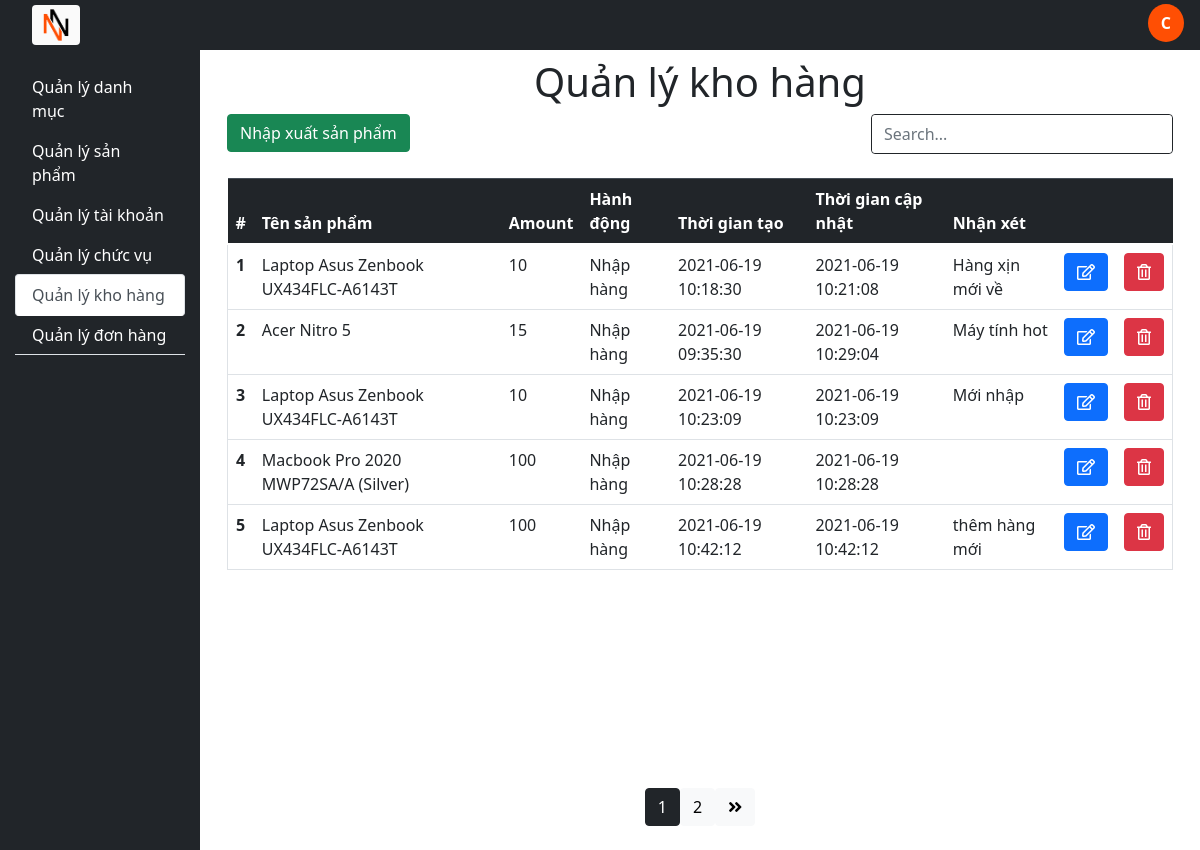
Page /stock (signed in) on the committed database.
### tables this page shows
CREATE TABLE `stock` (
  `id_stock` int NOT NULL AUTO_INCREMENT,
  `id_product` int NOT NULL,
  `amount` int NOT NULL,
  `action` varchar(10) NOT NULL,
  `created_time` datetime NOT NULL,
  `update_time` datetime NOT NULL,
  `report` text,
  PRIMARY KEY (`id_stock`),
  KEY `fk_stock` (`id_product`),
  CONSTRAINT `fk_stock` FOREIGN KEY (`id_product`) REFERENCES `product` (`id_product`)
);

CREATE TABLE `product` (
  `id_product` int NOT NULL AUTO_INCREMENT,
  `tenSanPham` varchar(200) NOT NULL,
  `thumnail` varchar(200) NOT NULL,
  `price` float NOT NULL,
  `id_category` int NOT NULL,
  `discount` smallint DEFAULT '0',
  `created_time` datetime NOT NULL,
  `update_time` datetime NOT NULL,
  `moTaSanPham` text,
  PRIMARY KEY (`id_product`),
  KEY `fk_category` (`id_category`),
  CONSTRAINT `fk_category` FOREIGN KEY (`id_category`) REFERENCES `category` (`id_category`)
);

### controllers/BaseController.php (called while the page is built, shortened)
<?php
class BaseController
{
    protected function loadView($viewpath, array $data = [])
    {
        return require(self::VIEW_FOLDER_NAME . '/' . str_replace('.', '/', $viewpath) . '.php');
    }
    protected function removeSpecialCharacter($str)
    {
        $str = str_replace('\\', '\\\\', $str);
        $str = str_replace('\'', '\\\'', $str);
        return $str;
    }
    protected function getGet($key)
    {
        $value = '';
        return $this->removeSpecialCharacter($value);
    }
}

### index.php (called while the page is built, shortened)
<?php
require_once("./core/Database.php");
require_once("./models/BaseModel.php");
require_once("./controllers/BaseController.php");
$actionName = $_REQUEST['action'] ?? 'index';
$controllerObject = new $controllerName;
$controllerObject->$actionName();

### core/Database.php (called while the page is built, shortened)
<?php
class Database
{
	public function connect(){
		$connect = mysqli_connect(self::HOST, self::USER, self::PASSWORD, self::DATABASE);
		mysqli_set_charset($connect, "utf8");
		if(mysqli_connect_errno() === 0){
			return $connect;
		}
		return false;
	}
}

### models/BaseModel.php (called while the page is built, shortened)
<?php
class BaseModel extends Database
{
    protected $connect;
    public function __construct()
    {
        $this->connect = $this->connect();
    }
    public function select($table, $select = ['*'], $orderBys = [])
    {
        $columns = implode(',', $select);
        $orderByString = implode(' ', $orderBys);
        if ($orderByString) {
            $sql = "SELECT ${columns} FROM ${table} ORDER BY ${orderByString}";
        } else {
            $sql = "SELECT ${columns} FROM ${table}";
        }
        $query = $this->_query($sql);
        $data = [];
        if ($query != null) {
            while ($row = mysqli_fetch_array($query, 1)) {
                $data[] = $row;
            }
        }
        return $data;
    }
    public function innerjoinPaging($table, $table1, $select = [''], $select1 = [''], $id, $limit, $page)
    {
        $firstIndex = ($page - 1) * $limit;
        $unite = [];
        $unite1 = [];
        for ($i = 0; $i < count($select); $i++) {
            $unite[] = $table . '.' . $select[$i];
        }
        for ($i = 0; $i < count($select1); $i++) {
            $unite1[] = $table1 . '.' . $select1[$i];
        }
        $final = implode(",", $unite);
        $final1 = implode(",", $unite1);
        $sql = "SELECT ${final}, ${final1} FROM ${table} INNER JOIN ${table1} ON ${table}.$id = ${table1}.$id LIMIT ${firstIndex} , ${limit}";
        $query = $this->_query($sql);
        $data = [];
        if ($query != null) {
            while ($row = mysqli_fetch_array($query, 1)) {
                $data[] = $row;
            }
        }
        return $data;
    }
    public function _query($sql)
    {
        return mysqli_query($this->connect, $sql);
    }
}

### models/StockModel.php (called while the page is built, shortened)
<?php
class StockModel extends BaseModel
{
    public function selectAllStock($select = ['*'], $orderBys = [])
    {
        return $this->select(self::TABLE, $select, $orderBys);
    }
    public function selectStockJoinPaging($select = [''], $select1 = [''], $id, $limit, $page)
    {
        return $this->innerjoinPaging(self::TABLE, self::TABLE_JOIN, $select, $select1, $id, $limit, $page);
    }
}

### views/front/stocks/index.php (the view)
<main class="col-10 position-relative">
	<center class="mt-2"><h1>Quản lý kho hàng</h1></center>
	<section>
		<div class="d-flex mt-2">
			<div class="container-fluid">
				<a href="stock&action=add" ><button class="btn btn-success">Nhập xuất sản phẩm</button></a>
			</div>
			<div class="container-fluid w-50">
				<div class="d-flex border border-dark rounded">
					<input class="form-control border-0 sm-2 rounded-start" type="search" placeholder="Search..." aria-label="Search" name="s" value="" id="myInput">
				</div>
			</div>
		</div>
		<div class="container-fluid">
			<table class="table table-hover mt-4">
				<thead class="table-dark">
					<tr>
				      <th scope="col">#</th>
				      <th scope="col" >Tên sản phẩm</th>
				      <th scope="col" >Amount</th>
				      <th scope="col" >Hành động</th>
				      <th scope="col" >Thời gian tạo</th>
				      <th scope="col" >Thời gian cập nhật</th>
				      <th scope="col" >Nhận xét</th>
				      <th scope="col" style="width: 3rem"></th>
				      <th scope="col" style="width: 3rem"></th>
				    </tr>
				</thead>
				<tbody id="myTable">
					<?php
						foreach ($paging as $item){
							echo '<tr class="border-left border-right border-bottom">
									<th scope="col">'.++$firstIndex.'</th>
									<td scope="col">'.$item['tenSanPham'].'</td>
									<td scope="col">'.$item['amount'].'</td>
									<td scope="col">'.$item['action'].'</td>
									<td scope="col">'.$item['created_time'].'</td>
									<td scope="col">'.$item['update_time'].'</td>
									<td scope="col">'.$item['report'].'</td>
									<th scope="col">
										<a href="stock&action=add&id='.$item['id_stock'].'">
											<button class="btn btn-primary text-white">
												<i class="far fa-edit"></i>
											</button>
										</a>
									</th>
									<th scope="col">
										<button class="btn btn-danger" onclick="deleteStock('.$item['id_stock'].')">
											<i class="far fa-trash-alt"></i>
										</button>
									</th>
								</tr>';
						}
					?>
				</tbody>
			</table>
		</div>
	</section>

### assets/css/styleAdmin.css (style rules this page uses)
a { text-decoration: none !important; }

### rows in the picture
stock: id_product.tenSanPham "Laptop Asus Zenbook UX434FLC-A6143T", amount "10", action "Nhập hàng", created_time "2021-06-19 10:18:30", update_time "2021-06-19 10:21:08", report "Hàng xịn mới về"
stock: id_product.tenSanPham "Acer Nitro 5", amount "15", action "Nhập hàng", created_time "2021-06-19 09:35:30", update_time "2021-06-19 10:29:04", report "Máy tính hot"
stock: id_product.tenSanPham "Laptop Asus Zenbook UX434FLC-A6143T", amount "10", action "Nhập hàng", created_time "2021-06-19 10:23:09", update_time "2021-06-19 10:23:09", report "Mới nhập"
stock: id_product.tenSanPham "Macbook Pro 2020 MWP72SA/A (Silver)", amount "100", action "Nhập hàng", created_time "2021-06-19 10:28:28", update_time "2021-06-19 10:28:28"
stock: id_product.tenSanPham "Laptop Asus Zenbook UX434FLC-A6143T", amount "100", action "Nhập hàng", created_time "2021-06-19 10:42:12", update_time "2021-06-19 10:42:12", report "thêm hàng mới"

### other values in the picture
$sessionUser[0] "C"
$title[$i] "danh mục"
$title[$i] "sản phẩm"
$title[$i] "tài khoản"
$title[$i] "chức vụ"
$title[$i] "kho hàng"
$title[$i] "đơn hàng"
